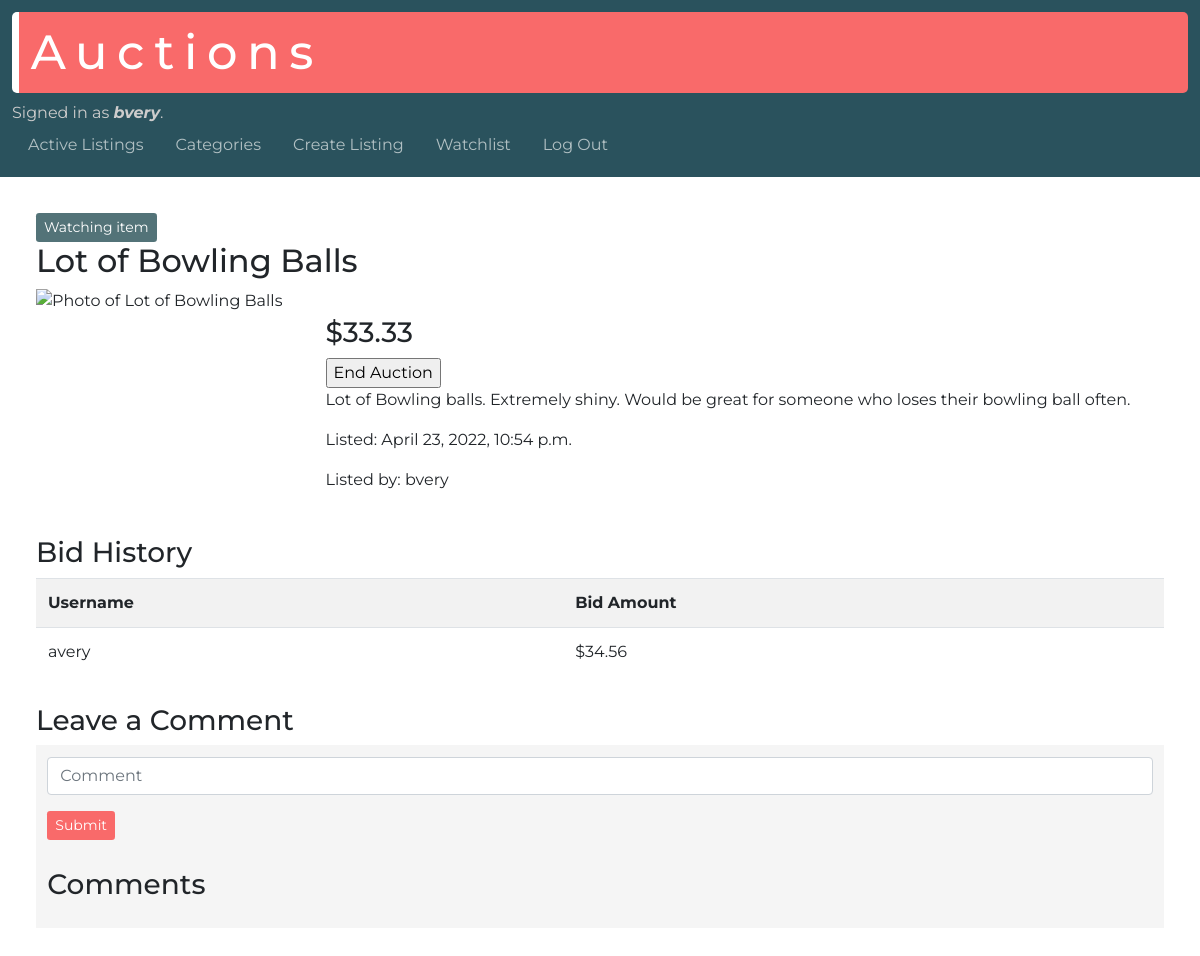
Screenshot of /listing/12 (signed in) with the database file from the repository.
### auctions/models.py (models this page shows, shortened)
class User(AbstractUser):
  watchlist = models.ManyToManyField('Listing', blank=True, related_name="watched")

class Listing(models.Model):
  user = models.ForeignKey(User, on_delete=models.CASCADE, related_name="listings")
  title = models.CharField(max_length=64)
  price = models.DecimalField(max_digits=8, decimal_places=2)
  description = models.TextField(max_length=256)
  date = models.DateTimeField(auto_now_add=True)
  photo = models.URLField(max_length=200, blank=True)
  category = models.CharField(max_length=32, blank=True)
  status = models.BooleanField(default=True)

class Bid(models.Model):
  listing = models.ForeignKey(Listing, on_delete=models.CASCADE, related_name="bids")
  price = models.DecimalField(max_digits=8, decimal_places=2)
  bidder = models.ForeignKey(User, on_delete=models.CASCADE)

### auctions/views.py (the view)
# urls.py: path("listing/<int:listing_id>", views.listing, name="listing"),
def listing(request, listing_id):
  listing = Listing.objects.get(pk=listing_id)
  bids = listing.bids.all()
  user = request.user
  listing_creator = listing.user
  comments = listing.comments.all()
  if request.user.is_authenticated:
    if user.watchlist.filter(pk=listing_id):
      watchlist_message = "Watching item"
    else:
      watchlist_message = "Not watching item"
    if user == listing_creator:
      user_is_creator = True
    else:
      user_is_creator = False
    if bids:
      max_bid = bids.latest('price')
    else:
      max_bid = None
    return render(request, "auctions/listing.html", {
      "listing": listing,
      "watchlist_message": watchlist_message,
      "bids": bids,
      "comments": comments,
      "user_is_creator": user_is_creator,
      "max_bid": max_bid
    })
  else:
    return render(request, "auctions/listing.html", {
      "listing": listing
    })

### auctions/templates/auctions/listing.html (shortened to what this page needs)
{% extends "auctions/layout.html" %}
{% block body %}
    {% if user.is_authenticated %}
      <form action="{% url 'add-remove-watchlist' listing.id %}" method="POST">
        <input type="submit" value="{{ watchlist_message }}" class="btn btn-sm btn-primary watchlist-button">
      </form>
    {% endif %}
    <h2>{{ listing.title }}</h2>
    <div class="row listing-container">
      <div class="col-md-3">
        <img src="{{ listing.photo }}" alt="Photo of {{ listing.title }}" class="img-small">
      </div>
      <div class="col-md-9">
        <h3>${{ listing.price }}</h3>
        {% if user_is_creator and listing.status %}
          <form action="{% url 'close-listing' listing.id %}" method="POST">
            <input type="submit" value="End Auction">
          </form>
        {% endif %}
        <p>{{ listing.description }}</p>
        <p>Listed: {{ listing.date }}</p>
        <p>Listed by: {{ listing.user.username }}</p>
      </div>
    </div>
    {% if user.is_authenticated %}
      <h3>Bid History</h3>
      <table class="table table-striped">
        <tr>
          <th>Username</th>
          <th>Bid Amount</th>
        </tr>
      {% for bid in bids %}
        <tr>
          <td>{{ bid.bidder.username }}</td>
          <td>${{ bid.price }}</td>
        </tr>
      {% endfor %}
      </table>
      <h3>Leave a Comment</h3>
      <div class="comment-section">
      <form action="{% url 'comment' listing.id %}" method="POST">
        <div class="form-group">
          <input type="text" required name="comment_text" class="form-control" placeholder="Comment">
        </div>
        <input type="submit" value="Submit" class="btn btn-sm btn-primary">
      </form>
      <h3>Comments</h3>
      </div>
    {% endif %}
{% endblock %}

### auctions/templates/auctions/layout.html (shortened to what this page needs)
{% load static %}
<!DOCTYPE html>
<html lang="en">
    <head>
        <link rel="stylesheet" href="https://stackpath.bootstrapcdn.com/bootstrap/4.4.1/css/bootstrap.min.css">
        <link href="{% static 'auctions/styles.css' %}" rel="stylesheet">
    </head>
    <body>
      <header>
        <h1>Auctions</h1>
        <div class="authentication-message">
            {% if user.is_authenticated %}
                Signed in as <strong class="italic">{{ user.username }}</strong>.
            {% else %}
                Not signed in.
            {% endif %}
        </div>
        <ul class="nav">
            <li class="nav-item">
                <a class="nav-link" href="{% url 'index' %}">Active Listings</a>
            </li>
            <li class="nav-item">
              <a class="nav-link" href="{% url 'listing-categories' %}">Categories</a>
            </li>
            {% if user.is_authenticated %}
                <li class="nav-item">
                    <a class="nav-link" href="{% url 'create-listing' %}">Create Listing</a>
                </li>
                <li class="nav-item">
                  <a class="nav-link" href="{% url 'watchlist' %}">Watchlist</a>
                </li>
                <li class="nav-item">
                    <a class="nav-link" href="{% url 'logout' %}">Log Out</a>
                </li>
            {% endif %}
        </ul>
      </header>
      <main>
        {% block body %}
        {% endblock %}
      </main>
    </body>
</html>

### auctions/static/auctions/styles.css (style rules this page uses)
body { font-family: 'Montserrat', sans-serif; }
header { padding: 1%; background-color: #2a525d; }
main { padding: 3%; }
h1, h2 { font-weight: 500; }
h1 { font-size: 3em; letter-spacing: .2em; color: #ffffff; background-color: #f96a6a; padding: 1%; border-left: solid 7px #ffffff; border-radius: 5px; }
h3 { margin-top: 1em; }
.img-small { width: 100%; }
.authentication-message { color: #cdcccc; }
.italic { font-style: italic; }
li { list-style-type: none; }
ul.nav a { color: #b1c0c3; }
h3 a, li a, p a { color: #f96a6a; }
.btn-primary { background-color: #f96a6a; border: none; }
.watchlist-button { background-color: #537378; }
div.comment-section { background-color: rgb(245, 245, 245); padding: 1%; }

### rows the page displays
User: username "bvery"
Listing: title "Lot of Bowling Balls", price "33.33", description "Lot of Bowling balls. Extremely shiny. Would be great for someone who loses their bowling ball often.", date "April 23, 2022, 10:54 p.m.", user.username "bvery"
Bid: bidder.username "avery", price "34.56"
